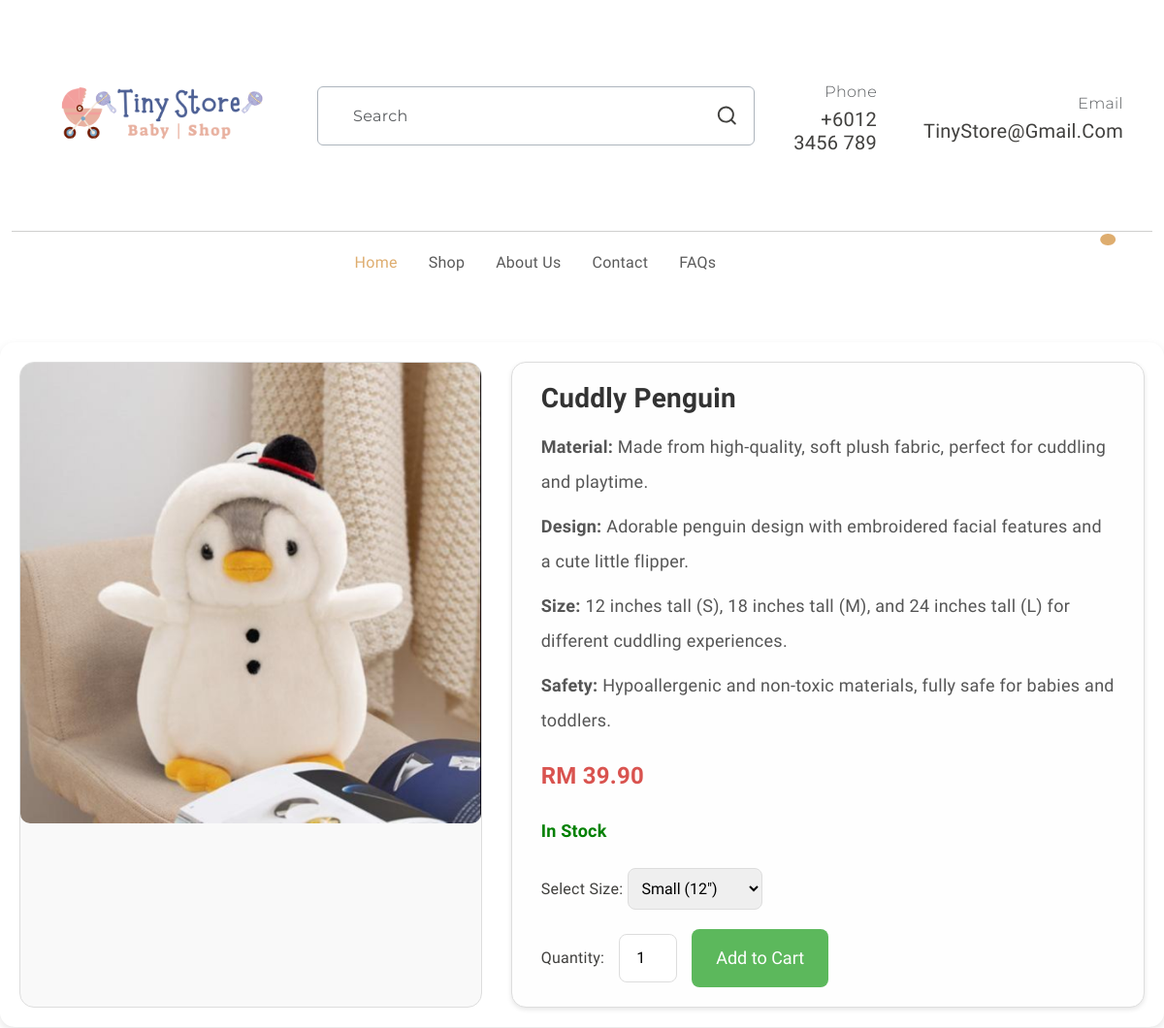
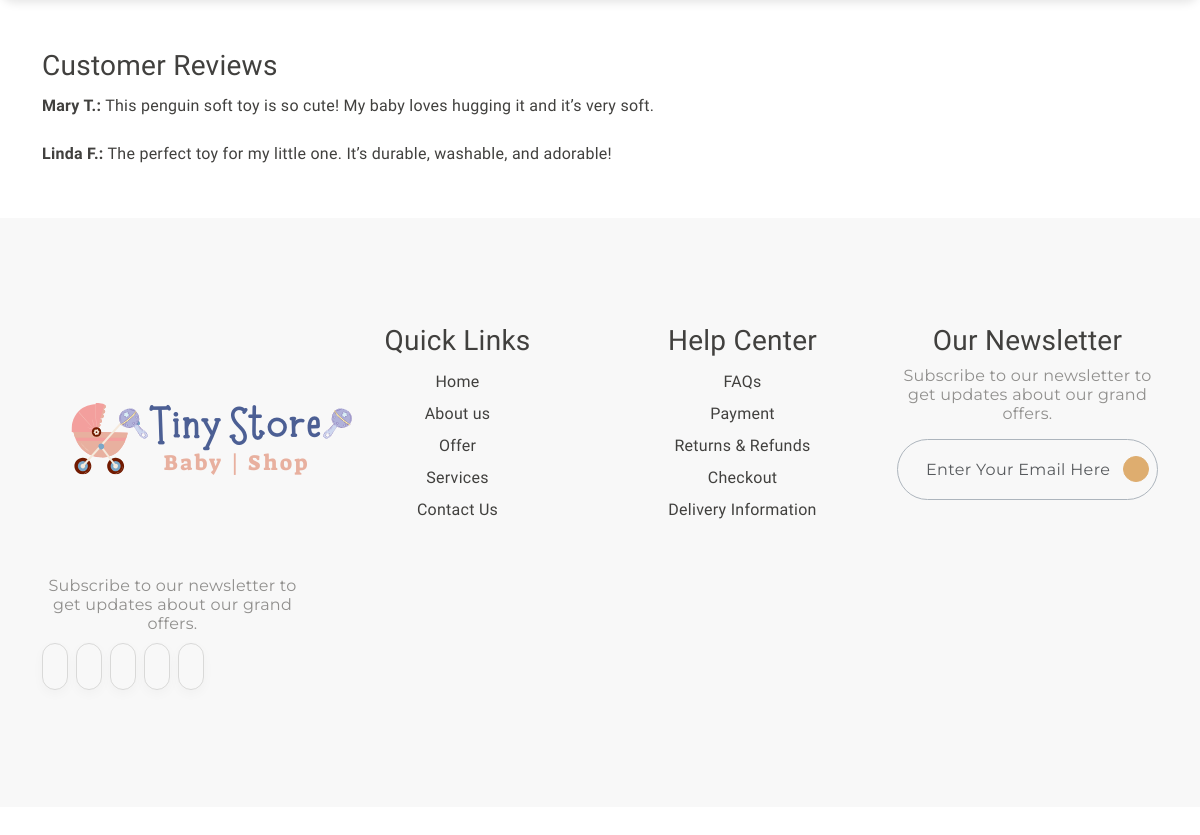
The app's page /toy3Detail.php with its own data (2 pictures, top to bottom).
### tables this page shows
CREATE TABLE `products` (
  `product_id` int(11) NOT NULL,
  `name` varchar(255) NOT NULL,
  `category` varchar(100) NOT NULL,
  `price` decimal(10,2) NOT NULL,
  `image` varchar(255) DEFAULT NULL,
  `is_featured` tinyint(1) DEFAULT 0,
  `created_at` timestamp NOT NULL DEFAULT current_timestamp()
);

### toy3Detail.php (the view, shortened to what this page needs)
<?php
include 'db_connect.php';
$product_id = isset($_GET['product_id']) ? intval($_GET['product_id']) : 15;
$sql = "SELECT * FROM products WHERE product_id = ?";
$stmt = $conn->prepare($sql);
$stmt->bind_param("i", $product_id);
$stmt->execute();
$result = $stmt->get_result();
if ($result->num_rows > 0) {
  $product = $result->fetch_assoc();
} else {
  echo "Product not found.";
  exit;
}
$variant_sql = "SELECT * FROM product_variants WHERE product_id = ?";
$variant_stmt = $conn->prepare($variant_sql);
$variant_stmt->bind_param("i", $product_id);
$variant_stmt->execute();
$variants = $variant_stmt->get_result();
?>
<!DOCTYPE html>
<html lang="en">
<head>
  <link rel="stylesheet" href="detail.css">
  <link rel="stylesheet" href="https://cdn.jsdelivr.net/npm/swiper@9/swiper-bundle.min.css" />
  <link href="https://cdn.jsdelivr.net/npm/bootstrap@5.3.0-alpha3/dist/css/bootstrap.min.css" rel="stylesheet"
>
  <link rel="stylesheet" type="text/css" href="css/vendor.css">
  <link rel="stylesheet" type="text/css" href="style.css">
</head>
<body>
  <header>
    <div class="container py-2">
      <div class="row py-4 pb-0 pb-sm-4 align-items-center ">
        <div class="col-sm-4 col-lg-3 text-center text-sm-start">
          <div class="main-logo">
            <a href="index.php">
              <img src="images/logo.png" alt="logo" class="img-fluid">
            </a>
          </div>
        </div>
        <div class="col-sm-6 offset-sm-2 offset-md-0 col-lg-5 d-none d-lg-block">
          <div class="search-bar border rounded-2 px-3 border-dark-subtle">
            <form id="search-form" class="text-center d-flex align-items-center" action="" method="">
              <input type="text" class="form-control border-0 bg-transparent"
                placeholder="Search" />
              <svg xmlns="http://www.w3.org/2000/svg" width="24" height="24" viewBox="0 0 24 24">
                <path fill="currentColor"
                  d="M21.71 20.29L18 16.61A9 9 0 1 0 16.61 18l3.68 3.68a1 1 0 0 0 1.42 0a1 1 0 0 0 0-1.39ZM11 18a7 7 0 1 1 7-7a7 7 0 0 1-7 7Z" />
              </svg>
            </form>
          </div>
        </div>
        <div
          class="col-sm-8 col-lg-4 d-flex justify-content-end gap-5 align-items-center mt-4 mt-sm-0 justify-content-center justify-content-sm-end">
          <div class="support-box text-end d-none d-xl-block">
            <span class="fs-6 secondary-font text-muted">Phone</span>
            <h5 class="mb-0">+6012 3456 789</h5>
          </div>
          <div class="support-box text-end d-none d-xl-block">
            <span class="fs-6 secondary-font text-muted">Email</span>
            <h5 class="mb-0">TinyStore@gmail.com</h5>
          </div>
        </div>
      </div>
    </div>
    <div class="container-fluid">
      <hr class="m-0">
    </div>
    <div class="container">
      <nav class="main-menu d-flex navbar navbar-expand-lg ">
        <div class="offcanvas offcanvas-end" tabindex="-1" id="offcanvasNavbar" aria-labelledby="offcanvasNavbarLabel">
          <div class="offcanvas-body justify-content-between">
            <ul class="navbar-nav menu-list list-unstyled d-flex gap-md-3 mb-0">
              <li class="nav-item">
                 <a href="index.php" class="nav-link active">Home</a>
              </li>
              <li class="nav-item">
                <a href="productPage.html" class="nav-link">Shop</a>
              </li>
              <li class="nav-item">
                <a href="aboutUs.html" class="nav-link">About Us</a>
              </li>
              <li class="nav-item">
                <a href="contactUs.html" class="nav-link">Contact</a>
              </li>
              <li class="nav-item">
                <a href="faq.html" class="nav-link">FAQs</a>
              </li>
            </ul>
            <div class="d-none d-lg-flex align-items-end">
              <ul class="d-flex justify-content-end list-unstyled m-0">
                <li>
                </li>
                <li>
                </li>
                <li class="">
                  <a href="index.php" class="mx-3" data-bs-toggle="offcanvas" data-bs-target="#offcanvasCart"
                    aria-controls="offcanvasCart">
                    <span class="position-absolute translate-middle badge rounded-circle bg-primary pt-2">
                    </span>
                  </a>
                </li>
              </ul>
            </div>
          </div>
        </div>
      </nav>
    </div>
  </header>
  <div class="container1">
    <div class="product-image">
      <img src="images/<?php echo htmlspecialchars($product['image'] ?? 'default.png'); ?>"
        alt="<?php echo htmlspecialchars($product['name']); ?>">
    </div>
    <div class="product-details">
      <h2>
        <?php echo htmlspecialchars($product['name']); ?>
      </h2>
      <p><strong>Material:</strong> Made from high-quality, soft plush fabric, perfect for cuddling and playtime.</p>
      <p><strong>Design:</strong> Adorable penguin design with embroidered facial features and a cute little flipper.
      </p>
      <p><strong>Size:</strong> 12 inches tall (S), 18 inches tall (M), and 24 inches tall (L) for
        different cuddling experiences.</p>
      <p><strong>Safety:</strong> Hypoallergenic and non-toxic materials, fully safe for babies and toddlers.</p>
      <p class="price">RM
        <?php echo number_format($product['price'], 2); ?>
      </p>
      <p class="stock-status in-stock">In Stock</p>
      <div class="size-selection">
        <label for="size">Select Size: </label>
        <select id="size">
          <?php while ($variant = $variants->fetch_assoc()) { ?>
          <option value="<?php echo htmlspecialchars($variant['variant_name']); ?>"
            data-price="<?php echo htmlspecialchars($variant['price']); ?>">
            <?php echo htmlspecialchars($variant['variant_name'], 2); ?>
          </option>
          <?php } ?>
        </select>
      </div>
      <div class="add-to-cart">
        <label for="quantity">Quantity:</label>
        <input type="number" id="quantity" value="1" min="1">
        <button>Add to Cart</button>
      </div>
    </div>
  </div>
  <div class="container reviews">
    <h3>Customer Reviews</h3>
    <p><strong>Mary T.:</strong> This penguin soft toy is so cute! My baby loves hugging it and it’s very soft.</p>
    <p><strong>Linda F.:</strong> The perfect toy for my little one. It’s durable, washable, and adorable!</p>
  </div>
  <footer id="footer" class="my-5">
    <div class="container py-5 my-5">
      <div class="row">
        <div class="col-md-3">
          <div class="footer-menu">
            <img src="images/logo.png" alt="logo">
            <p class="blog-paragraph fs-6 mt-3">Subscribe to our newsletter to get updates about our grand offers.</p>
            <div class="social-links">
              <ul class="d-flex list-unstyled gap-2">
                <li class="social">
                  <a href="#">
                    <iconify-icon class="social-icon" icon="ri:facebook-fill"></iconify-icon>
                  </a>
                </li>
                <li class="social">
                  <a href="#">
                    <iconify-icon class="social-icon" icon="ri:twitter-fill"></iconify-icon>
                  </a>
                </li>
                <li class="social">
                  <a href="#">
                    <iconify-icon class="social-icon" icon="ri:pinterest-fill"></iconify-icon>
                  </a>
                </li>
                <li class="social">
                  <a href="#">
                    <iconify-icon class="social-icon" icon="ri:instagram-fill"></iconify-icon>
                  </a>
                </li>
                <li class="social">
                  <a href="#">
                    <iconify-icon class="social-icon" icon="ri:youtube-fill"></iconify-icon>
                  </a>
                </li>
              </ul>
            </div>
          </div>
        </div>
        <div class="col-md-3">
          <div class="footer-menu">
            <h3>Quick Links</h3>
            <ul class="menu-list list-unstyled">
              <li class="menu-item">
                <a href="#" class="nav-link">Home</a>
              </li>
              <li class="menu-item">
                <a href="aboutUs.html" class="dropdown-item">About us</a>
              </li>
              <li class="menu-item">
                <a href="#" class="nav-link">Offer </a>
              </li>
              <li class="menu-item">
                <a href="#" class="nav-link">Services</a>
              </li>
              <li class="menu-item">
                <a href="#" class="nav-link">Contact Us</a>
              </li>
            </ul>
          </div>
        </div>
        <div class="col-md-3">
          <div class="footer-menu">
            <h3>Help Center</h5>
              <ul class="menu-list list-unstyled">
                <li class="menu-item">
                  <a href="faq.html" class="nav-link">FAQs</a>
                </li>
                <li class="menu-item">
                  <a href="#" class="nav-link">Payment</a>
                </li>
                <li class="menu-item">
                  <a href="#" class="nav-link">Returns & Refunds</a>
                </li>
                <li class="menu-item">
                  <a href="#" class="nav-link">Checkout</a>
                </li>
                <li class="menu-item">
                  <a href="#" class="nav-link">Delivery Information</a>
                </li>
              </ul>
          </div>
        </div>
        <div class="col-md-3">
          <div>
            <h3>Our Newsletter</h3>
            <p class="blog-paragraph fs-6">Subscribe to our newsletter to get updates about our grand offers.</p>
            <div class="search-bar border rounded-pill border-dark-subtle px-2">
              <form class="text-center d-flex align-items-center" action="" method="">
                <input type="text" class="form-control border-0 bg-transparent" placeholder="Enter your email here" />
                <iconify-icon class="send-icon" icon="tabler:location-filled"></iconify-icon>
              </form>
            </div>
          </div>
        </div>
      </div>
    </div>
  </footer>
</body>
</html>

### detail.css (style rules this page uses)
body { font-family: Arial, sans-serif; margin: 0; padding: 0; background-color: #f4f4f9; }
.container1 { max-width: 1200px; margin: 50px auto; padding: 20px; display: flex; flex-wrap: wrap; gap: 30px; background-color: #ffffff; border-radius: 15px; box-shadow: 0 4px 10px rgba(0, 0, 0, 0.1); overflow: hidden; }
.product-image { flex: 1 1 400px; text-align: center; border-radius: 15px; overflow: hidden; border: 1px solid #ddd; background-color: #f9f9f9; }
.product-image img { max-width: 100%; border-radius: 10px; transition: transform 0.3s ease; }
.product-details { flex: 2 1 500px; background-color: #fefefe; padding: 20px 30px; border-radius: 15px; border: 1px solid #ddd; box-shadow: 0 2px 5px rgba(0, 0, 0, 0.1); }
.product-details h2 { font-size: 28px; font-weight: bold; color: #333; margin-bottom: 15px; }
.product-details p { font-size: 18px; color: #555; margin: 10px 0; }
.product-details .price { font-size: 24px; font-weight: bold; color: #d9534f; margin: 15px 0; }
.stock-status { font-size: 16px; margin: 10px 0; }
.stock-status.in-stock { color: green; font-weight: bold; }
.badge { padding: 5px 10px; border-radius: 12px; font-size: 14px; font-weight: bold; }
.size-selection { margin: 20px 0; }
.size-selection select { padding: 10px; font-size: 16px; border: 1px solid #ddd; border-radius: 8px; }
.add-to-cart { display: flex; align-items: center; gap: 15px; margin-top: 20px; }
.add-to-cart button { padding: 12px 25px; font-size: 18px; background-color: #5cb85c; color: white; border: none; border-radius: 8px; cursor: pointer; transition: background-color 0.3s ease; }
.add-to-cart input { width: 60px; padding: 8px; font-size: 16px; text-align: center; border: 1px solid #ddd; border-radius: 8px; }
footer { background-color: #f8f8f8; padding: 10px; text-align: center; margin-top: 20px; }

### style.css (style rules this page uses)
:root { --header-height: 160px; --header-height-min: 80px; }
:root { --accent-color: #DEAD6F; --dark-color: #222222; --light-dark-color: #727272; --light-color: #fff; --grey-color: #dbdbdb; --light-grey-color: #fafafa; --primary-color: #6995B1; --light-primary-color: #eef1f3; }
:root { --body-font: 'Chilanka', cursive; --heading-font: 'Chilanka', cursive; --secondary-font: 'Montserrat', sans-serif; }
body { --bs-link-color: #333; --bs-link-hover-color: #333; --bs-link-color-rgb: 40, 40, 40; --bs-link-hover-color-rgb: 0, 0, 0; --bs-light-rgb: 248, 248, 248; --bs-font-sans-serif: 'Chilanka', cursive; --bs-body-font-family: var(--bs-font-sans-serif); --bs-body-font-size: 1rem; --bs-body-font-weight: 400; --bs-body-line-height: 2; --bs-body-color: #41403E; --bs-primary: #DEAD6F; --bs-primary-rgb: 222, 173, 111; --bs-primary-bg-subtle: #FFF9EB; --bs-border-color: #F7F7F7; --bs-secondary-rgb: 230, 243, 251; --bs-success-rgb: 238, 245, 228; --bs-danger-rgb: 249, 235, 231; --bs-warning-rgb: 255, 249, 235; --bs-info-rgb: 230, 243, 250; }
body { letter-spacing: 0.01625rem; }
h1, h2, h3, h4, h5, h6 { font-family: var(--heading-font); color: var(--bs-body-color); font-weight: 400; text-transform: capitalize; }
a { text-decoration: none; }
.secondary-font { font-family: var(--secondary-font); font-weight: 300; }
.search-bar { border: 1px solid #EAEAEA; }
.search-bar ::placeholder { font-family: var(--secondary-font); }
.navbar-nav .nav-link.active, .navbar-nav .nav-link.show, .nav-link:focus, .nav-link:hover { color: var(--accent-color); }
.form-control { color: #908F8D; line-height: normal; letter-spacing: 0.02125rem; text-transform: capitalize; border-radius: 0.25rem; border: 1px solid rgba(65, 64, 62, 0.20); background: #FFF; display: flex; padding: 1.25rem 0rem 1.25rem 1.25rem; align-items: center; gap: 0.375rem; align-self: stretch; }
.blog-paragraph { color: #908F8D; font-size: 1rem; font-weight: 400; line-height: normal; font-family: var(--secondary-font); }
iconify-icon.social-icon { color: #CACACA; font-size: 1.125rem; padding: 0.75rem; border-radius: 4.375rem; border: 1px solid #D9D9D8; box-shadow: 0px 4px 12px 0px rgba(0, 0, 0, 0.03); transition: all 0.5s ease; }
iconify-icon.send-icon { cursor: pointer; font-size: 1.125rem; padding: 0.75rem; border-radius: 4.375rem; color: #FFF; border: 1px solid #DEAD6F; background: #DEAD6F; }

### records on screen
products: image (picture), name "Cuddly Penguin", price "39.90"

### other values on screen
form field value "Small (12\")"
